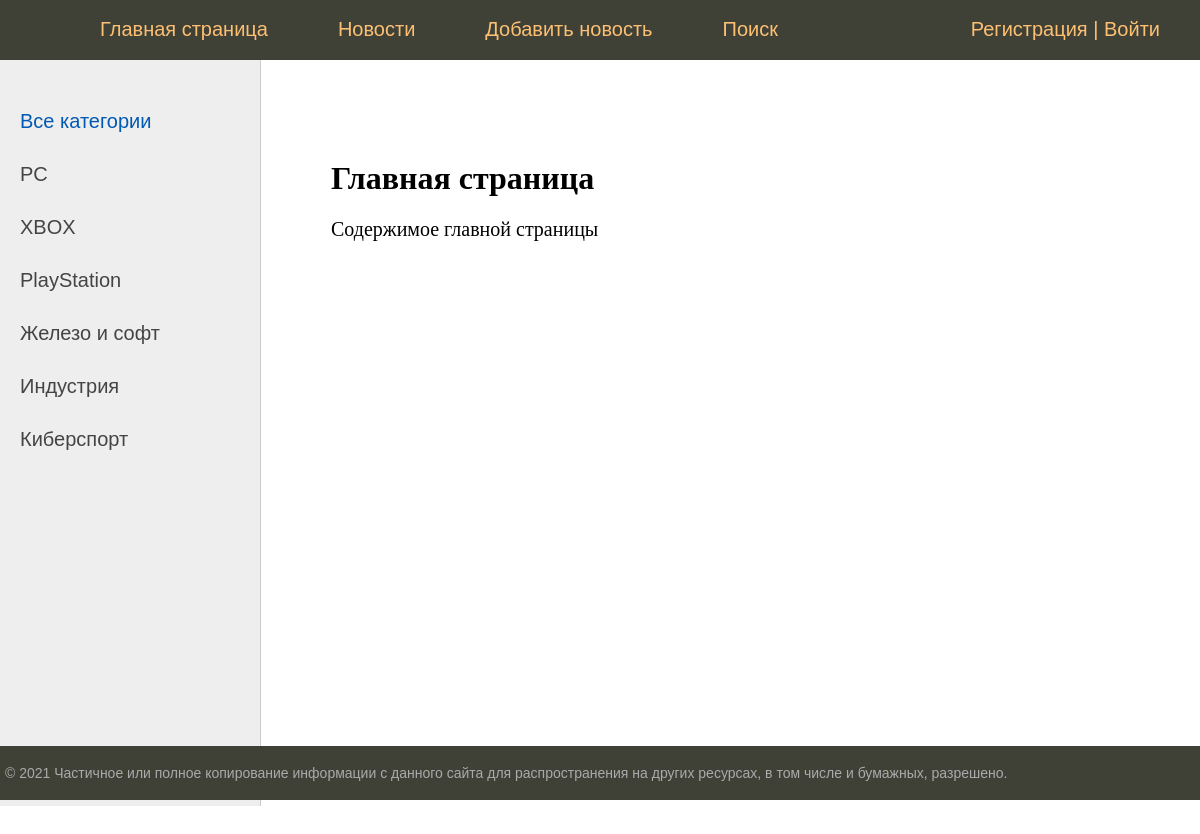
The page / on the database its author committed.
### news/models.py (models this page shows, shortened)
class Category(models.Model):
    name = models.CharField(max_length=50, db_index=True, unique=True)
    subscribers = models.ManyToManyField(User, related_name='categories', blank=True)
    def get_absolute_url(self):
        return reverse('category', kwargs={'cat_id': self.pk})
    class Meta:
        verbose_name_plural = 'Категории'

### news/views.py (the view)
# urls.py: path('', NewsHome.as_view(), name='home'),
class NewsHome(DataMixin, ListView):
    model = News
    template_name = 'news/index.html'
    context_object_name = 'posts'
    def get_context_data(self, *, object_list=None, **kwargs):
        context = super().get_context_data(**kwargs)
        c_def = self.get_user_context(title='Главная страница')
        return dict(list(context.items()) + list(c_def.items()))

### news/utils.py (called while the page is built)
    def get_user_context(self, **kwargs):
        context = kwargs
        cats = Category.objects.all()
        context['menu'] = menu
        context['cats'] = cats
        if 'cat_selected' not in context:
            context['cat_selected'] = 0
        return context

### news/templates/news/index.html
{% extends 'news/default.html' %}
{% block content %}
<h1>{{title}}</h1>
<p>Содержимое главной страницы
{% endblock %}

### news/templates/news/default.html (shortened to what this page needs)
{% load static %}
<!DOCTYPE html>
<html>
<head>
	<link type="text/css" href="{% static 'news/css/styles.css' %}" rel="stylesheet" />
</head>
<body>
<table class="table-page" border=0 cellpadding="0" cellspacing="0">
<tr><td valign=top>
{% block mainmenu %}
		<div class="header">
			<ul id="mainmenu" class="mainmenu">
			<li class="logo"><a href="{% url 'home' %}"><div class="logo"></div></a></li>
{% for m in menu %}
		<li><a href="{% url m.url_name %}">{{m.title}}</a></li>
{% endfor %}
				{% if request.user.is_authenticated %}
					<li class="last"> {{user.username}} | <a href="{% url 'account_logout' %}"> Выйти</a> </li>
				{% else %}
					<li class="last"><a href="{% url 'account_signup' %}">Регистрация</a> | <a href="{% url 'account_login' %}"> Войти </a> </li>
				{% endif %}
			</ul>
		</div>
{% endblock mainmenu %}
<table class="table-content" border=0 cellpadding="0" cellspacing="0">
<tr>
	<td valign="top" class="left-chapters">
	<ul id="leftchapters">
{% if cat_selected == 0 %}
		<li class="selected">Все категории</li>
{% else %}
		<li><a href="{% url 'news' %}">Все категории</a></li>
{% endif %}
{% for c in cats %}
	{% if c.pk == cat_selected %}
		<li class="selected">{{ c.name }}</li>
	{% else %}
		<li><a href="{{ c.get_absolute_url }}">{{ c.name }}</a></li>
	{% endif %}
{% endfor %}
	</ul>
	</td>
<td valign="top" class="content">
	<div class="content-text">
{% block content %}
{% endblock %}
	</div>
</td></tr></table>
</td></tr>
<tr><td valign=top>
	<div id="footer">
		<p>&copy; 2021 Частичное или полное копирование информации с данного сайта для распространения на других ресурсах, в том числе и бумажных, разрешено.</p>
	</div>
</td></tr></table>
</body>
</html>

### news/static/news/css/styles.css (style rules this page uses)
html, body { font-family: 'Arial'; margin: 0; padding: 0; height: 100%; width: 100%; color: #444; }
a { color: #0059b2; text-decoration: none; }
.table-page { width: 100%; height: 100%; vertical-align: top; }
.table-page tr { height: 100%; }
.header { background: #3F4137; height: 60px; }
.logo { background: url('../images/logo.png') no-repeat 10px 5px; width: 70px; height: 60px; }
ul.mainmenu { list-style: none; margin: 0; padding: 0; height: 60px; color: #fdc073; font-size: 20px; overflow: hidden; }
ul.mainmenu li { float: left; margin: 18px 40px 0 30px; }
ul.mainmenu li.logo { margin: 0; }
ul.mainmenu li.last { float: right; }
ul.mainmenu li a { color: #fdc073; text-decoration: none; }
.table-content { width: 100%; min-height: 100%; height: 100%; }
.left-chapters { margin: 0; background: #eee; border-right: 1px solid #ccc; min-height: 100%; }
.left-chapters ul { width: 230px; min-height: 100%; margin: 0; padding: 20px 10px 10px 20px; list-style: none; font-size: 20px; }
.left-chapters ul li { margin: 30px 0 0 0; color: #999; }
.left-chapters ul li.selected { color: #0059b2; }
.left-chapters ul li a { color: #444; text-decoration: none; }
.content { padding: 40px 20px 20px 40px; width: 100%; box-sizing: border-box; }
.content-text { margin: 60px 0 0 30px; color: #000; font-size: 20px; font-family: Yandex Sans Display Light; }
.content-text h1 { font-size: 32px; }
#footer { box-sizing: border-box; background: #3F4137; padding: 5px; color: #aaa; font-size: 14px; font-family: Verdana, Geneva, Arial, Helvetica; text-align: left; overflow: hidden; }

### rows shown on the page
Category: name "PC"
Category: name "XBOX"
Category: name "PlayStation"
Category: name "Железо и софт"
Category: name "Индустрия"
Category: name "Киберспорт"

### other values the page prints
{{ m.title }} "Главная страница" "Новости" "Добавить новость" "Поиск"
{{ title }} "Главная страница"
